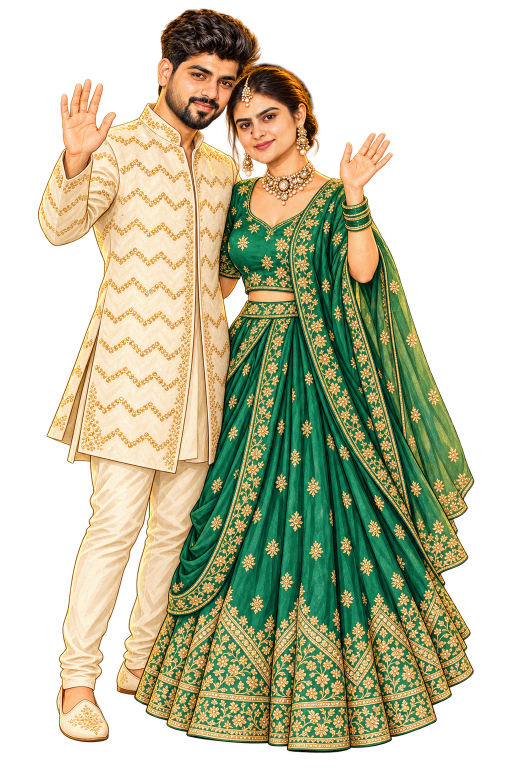
#> input picture wedding-invite/codex/out/01_anchor_couple.png, 1024 x 1536 px, given in place of P_panorama.png, which was not available (shown at 1/2 size)
$ python prep_assets.py
#> lines starting #> are read from the running program, lines starting #| are printed output that depends on the picture; after the words box and inside, x2 and y2 are one past the last pixel; in counts of white or black regions, pixels touching at a corner belong together; pictures that were not available may be replaced by others from this repository, and a replacement may not be noted
"""Converts the approved Codex artwork (codex/out) into web-ready assets (assets/v2).

- Street panorama: chroma-green day windows keyed to transparency (with green spill removed).
- Event scenes: JPEG.  Cut-outs: WebP with alpha, trimmed to their content.
"""
import json
import os

import numpy as np
from PIL import Image, ImageFilter

ROOT = os.path.dirname(os.path.dirname(os.path.abspath(__file__)))
SRC = os.path.join(ROOT, 'codex', 'out')
DST = os.path.join(ROOT, 'assets', 'v2')
os.makedirs(DST, exist_ok=True)

# street: key out the green windows
p = np.asarray(Image.open(os.path.join(SRC, 'P_panorama.png')).convert('RGB')).astype(np.float32)
r, g, b = p[..., 0], p[..., 1], p[..., 2]
greenness = g - np.maximum(r, b)
a = 1 - np.clip((greenness - 60) / 80, 0, 1)
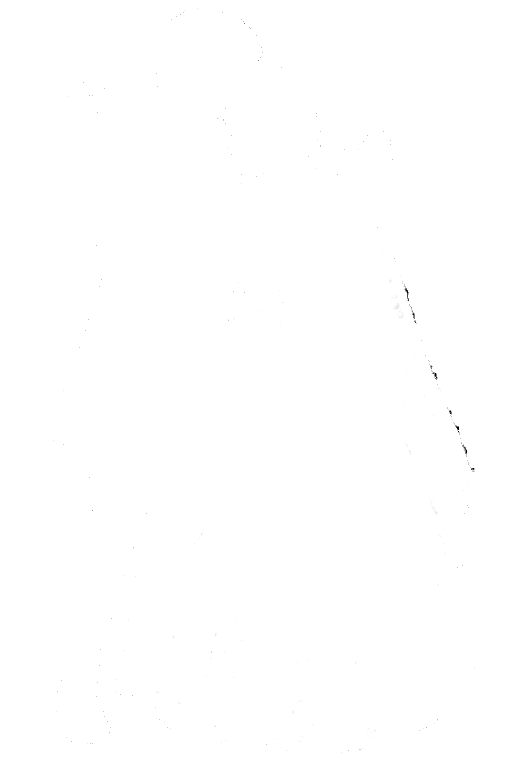
#> a: shape (1536, 1024) float32 (shown at 1/2 size); min 0, max 1, mean 1
spill = (greenness > 0) & (a > 0)
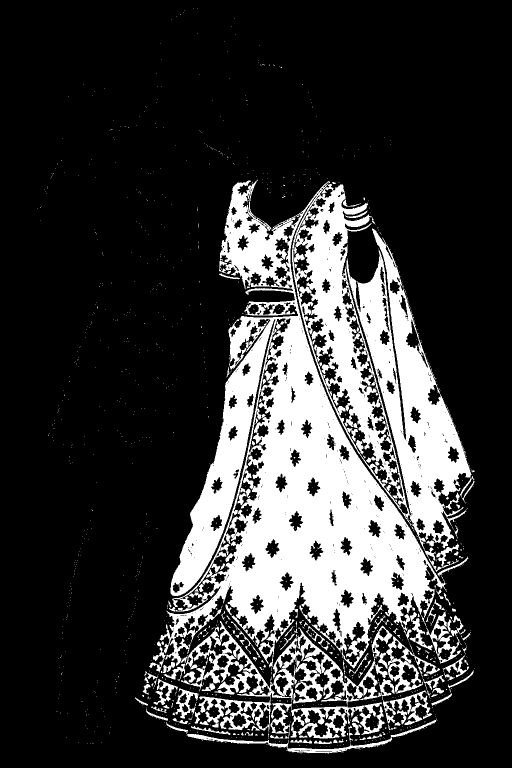
#> spill: shape (1536, 1024) bool (shown at 1/2 size); 21.4% white; 1339 white regions (1192 under 20 px), largest, box (x1, y1, x2, y2) and area: (319, 359, 943, 1337) 280048, (362, 1242, 646, 1463) 14082, (546, 1251, 864, 1450) 8972
p[..., 1] = np.where(spill, np.minimum(g, np.maximum(r, b) + 4), g)
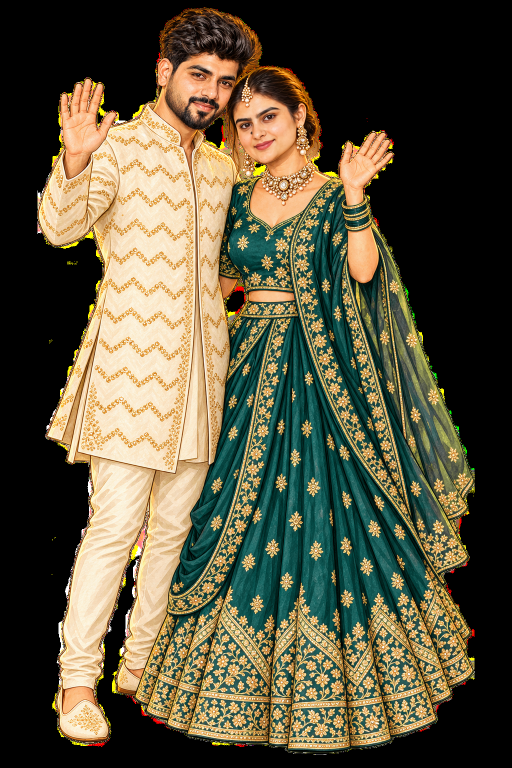
#> p: shape (1536, 1024, 3) float32 (shown at 1/2 size); mean R, G, B 89.7, 83.7, 61.5
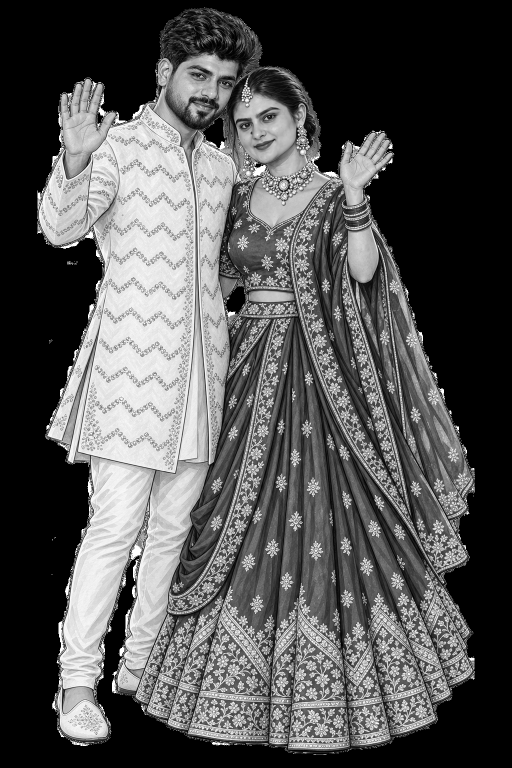
#> g: shape (1536, 1024) float32 (shown at 1/2 size); min 0, max 255, mean 83.7
# the last panorama segment has a washed-out patch of ground (x 4074+, y 1191+): match its tone to the
# street on its left (a proper repaint of this patch is queued for the next Codex round)
import cv2  # noqa: E402
lab = cv2.cvtColor(p.clip(0, 255).astype(np.uint8), cv2.COLOR_RGB2LAB).astype(np.float32)
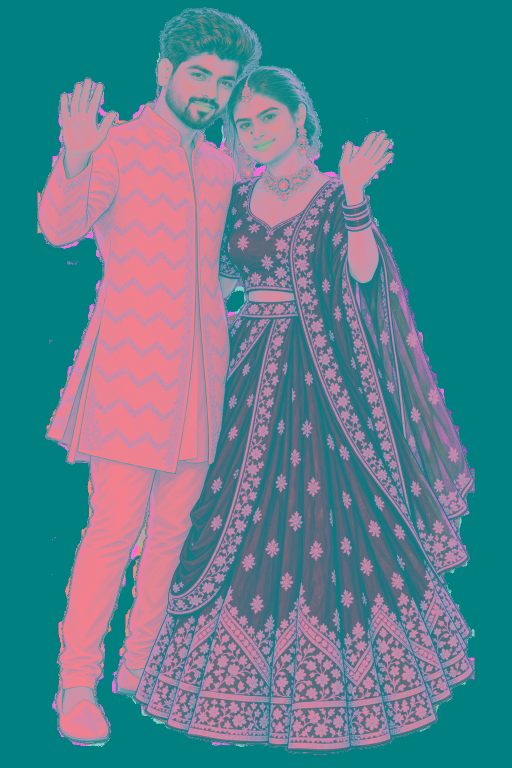
#> lab: shape (1536, 1024, 3) float32 (shown at 1/2 size); mean R, G, B 87.9, 128, 140.9
ref = lab[1270:1536, 3560:4060].reshape(-1, 3)
#> ref = empty array
x0, y0 = 4030, 1196
reg = lab[y0:, x0:]
#> reg = empty array
src = reg.reshape(-1, 3)
#> src = empty array
fixed = (reg - src.mean(0)) / (src.std(0) + 1e-3) * ref.std(0) + ref.mean(0)
#> fixed = empty array
wgt = np.clip(np.arange(reg.shape[1]) / 110, 0, 1)[None, :, None] * np.clip(np.arange(reg.shape[0]) / 18, 0, 1)[:, None, None]
#> wgt = empty array
lab[y0:, x0:] = reg * (1 - wgt) + fixed * wgt
p = cv2.cvtColor(lab.clip(0, 255).astype(np.uint8), cv2.COLOR_LAB2RGB).astype(np.float32)
out = np.dstack([p, a * 255]).clip(0, 255).astype(np.uint8)
Image.fromarray(out, 'RGBA').save(os.path.join(DST, 'street.webp'), quality=90, method=6)

for i, n in enumerate(['E01_ganesh_sthapana', 'E02_mayra_swagat', 'E03_ring_ceremony', 'E04_carnival', 'E05_bandoli',
                       'E06_sangeet', 'E07_ghadi_vinayak', 'E08_haldi_janeu', 'E09_baraat', 'E10_mangal_phera'], 1):
    im = Image.open(os.path.join(SRC, n + '.png')).convert('RGB').filter(ImageFilter.UnsharpMask(radius=1.6, percent=60, threshold=2))
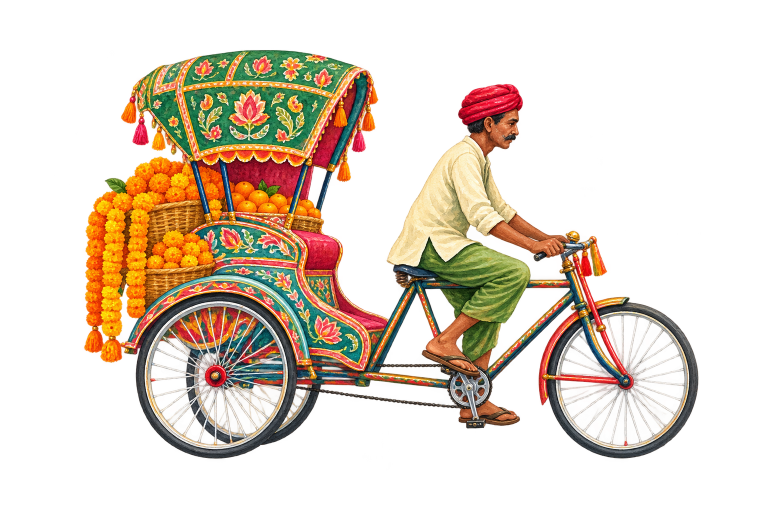
#> input picture wedding-invite/codex/out/02_rickshaw.png, 1536 x 1024 px, given in place of E01_ganesh_sthapana.png, which was not available (shown at 1/2 size)
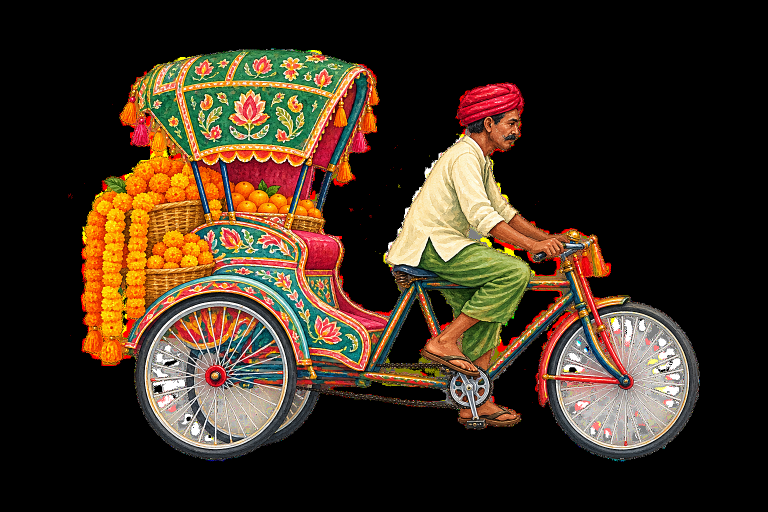
#> im: PIL image 1536x1024 RGB (shown at 1/2 size); mean R, G, B 61.5, 46.3, 31
#> (the run stopped early here; a loop or call above may not have finished)
